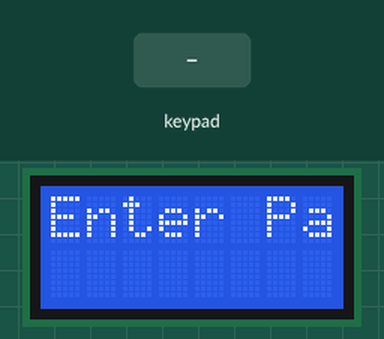
This sketch was run on a simulated Arduino Uno, built with avr-gcc and run on an emulated ATmega328P. Shown: 8×2 character LCD. The test bench sets the inputs (shaded band).

Above: at 1.2 s.
1.3 s: keypad keys 1 2 3 4 # pressed 0.4 s apart
At 3.4 s:
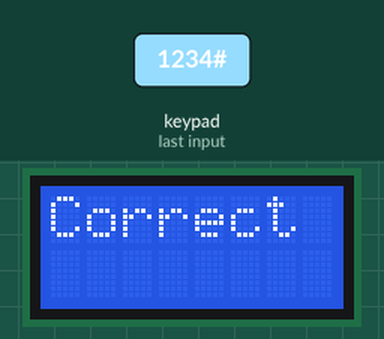
4.8 s: key '*' pressed
7.8 s: keypad keys 5 4 3 2 # pressed 0.4 s apart
At 10.6 s:
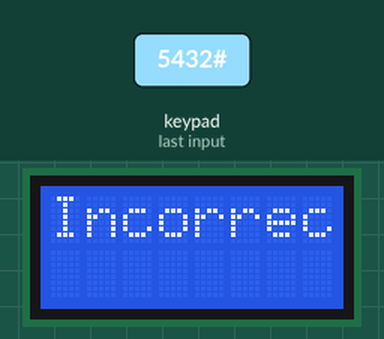
11.3 s: key '1' pressed
At 14.0 s:
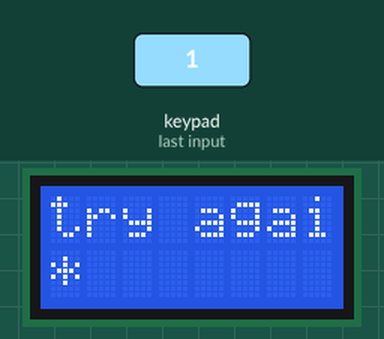
14.3 s: key '2' pressed
At 15.5 s:
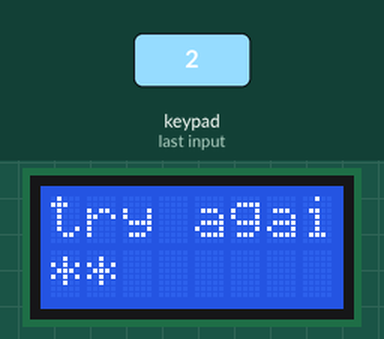
Timing chart, 0 to 16.8 s (numbered marks = the images above; inputs shaded):
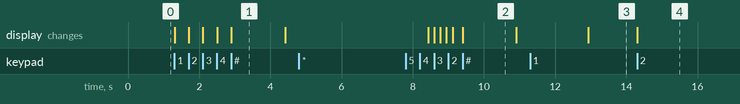

The sketch:

WorkingCode.ino
```cpp
#include <Keypad.h>           // Includes the library for the keypad
#include <LiquidCrystal.h>    // Includes the library for the LCD display

// LCD setup: rs, en, d4, d5, d6, d7
LiquidCrystal lcd(7, 8, 9, 10, 11, 12);   // Directly connects the LCD setup to the appropriate pins

// Keypad setup
const byte ROWS = 4; //Number of rows
const byte COLS = 4; //Nomber of columns

// Tells Arduino the character for each key press
char keys[ROWS][COLS] = {
  { '1', '2', '3', 'A' },
  { '4', '5', '6', 'B' },
  { '7', '8', '9', 'C' },
  { '*', '0', '#', 'D' }
};

// Connects the rows and colons to the appropriate pins
byte rowPins[ROWS] = { A0, A1, A2, A3 };
byte colPins[COLS] = { 5, 4, 3, 2 };

// Create Keypad object using pins connected to Keypad colomns
Keypad keypad = Keypad(makeKeymap(keys), rowPins, colPins, ROWS, COLS);

// Password logic
const String password = "1234";   // Required password
String input = "";                // Password typed into by the user

int attempts = 0;           // counts failed attempts
const int maxAttempts = 3;  // max attempts before lockout
bool locked = false;        // lockout

// -------- Function: clearInput -------- //
// Resets the user input and updates LCD to allow retry
void clearInput() {
  input = "";        // Clear input string
  lcd.clear();       // Clear LCD display
  if (!locked) {
    lcd.print("try again:"); // Prompt for retry if not locked
  }
}

// -------- Function: checkPassword -------- //
// Compares input to the password and updates system accordingly
void checkPassword() {
  lcd.clear();


  if (input == password) {
    lcd.print("Correct");
    attempts = 0;  // Reset attempts on success
    delay(1500);
    lcd.clear();
    lcd.print("Welcome");  // Show welcome message
    lcd.setCursor(0, 1);   // Move to second line
    lcd.print("Adrian & Jose");
    delay(2000);  // Pause before restart

  } else {        // If input is wrong
    attempts++;   // Increment attempt count
    lcd.print("Incorrect");  // Show error
    delay(1500);
    clearInput(); // Reset input and prompt again

    if (attempts >= maxAttempts) {   // Lock system if max attempts reached
      lcd.clear();
      lcd.print("LOCKED OUT"); // Notify user
      lcd.setCursor(0, 1);
      lcd.print("try again in 24h");
      locked = true;      // Set locked status
      delay(86400000);    // 24-hour lockout delay
      clearInput();       // Reset after delay
    }
  }

  delay(2000);  // Delay to give time to read output
}

// -------- Function: setup -------- //
// Runs once when the device powers up
void setup() {
  lcd.begin(8, 2);  // Initialize LCD
  lcd.clear();      // Clear the display
  lcd.print("Enter Password:");  // Initial prompt
}

// -------- Function: loop -------- //
// Repeats continuously; handles keypad input and system logic
void loop() {
  if (locked) return;  // Stop if user is locked out

  char key = keypad.getKey();  // Read key

  if (key) {
    if (key == '*') {    // If a key is pressed
      clearInput();      // If clear key
    } else if (key == '#') {  // Reset input
      checkPassword();        // Check the password
    } else if (input.length() < 4 && isDigit(key)) {
      input += key;   // Add digit to input
      lcd.setCursor(input.length() - 1, 1);  // Set cursor to next position
      lcd.print("*"); // Mask digit with asterisk
    }
  }
}
```

Measured:
- after the input at 1.3 s, the display: first changes at once (image 1 shows a later state)
- after the input at 4.8 s, every drawn part: stays the same
- after the input at 7.8 s, the display: first differs from a run without the input after 0.80 s (image 2 shows a later state)
- after the input at 11.3 s, the display: changes after 1.6 s (image 3)
- after the input at 14.3 s, the display: changes at once (image 4)
- what the display in image 1 shows lasts 1.5 s, from 2.9 s to 4.4 s
